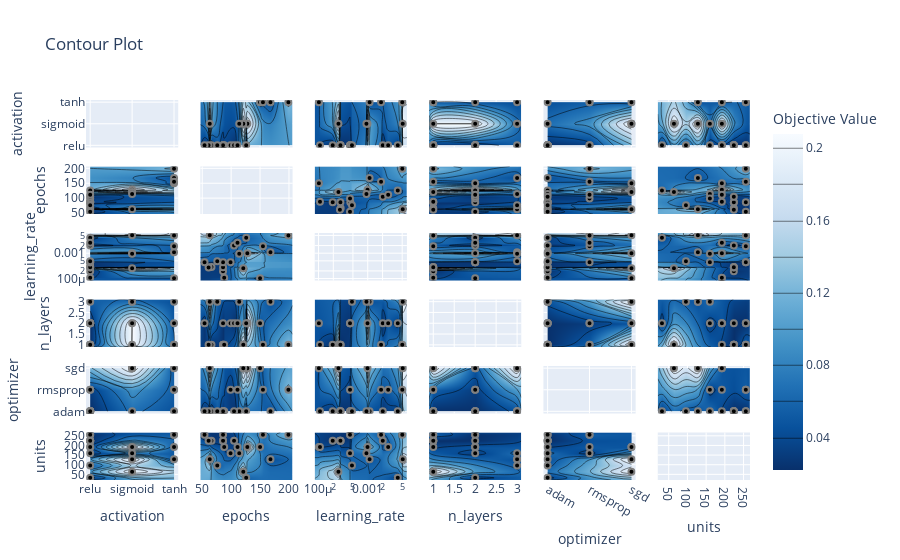

Notebook source saved alongside this figure:
### Code cell
optuna.visualization.plot_contour(study)
